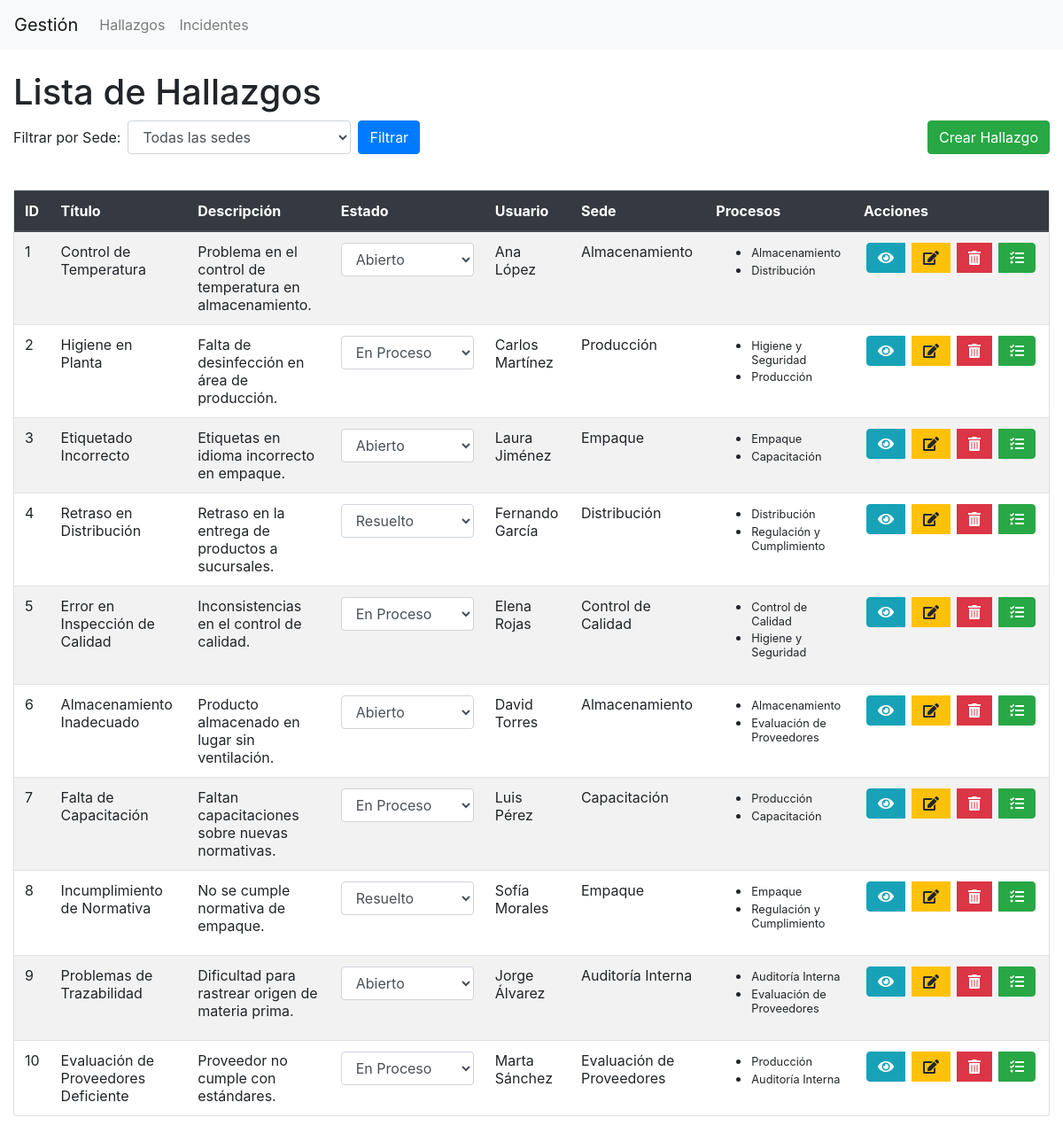
The page / on the database its author committed.
### tables this page shows
CREATE TABLE Hallazgo (
    id INT AUTO_INCREMENT PRIMARY KEY,       
    titulo VARCHAR(150) NOT NULL,            
    descripcion TEXT NOT NULL,               
    fecha_creacion TIMESTAMP DEFAULT CURRENT_TIMESTAMP,  
    fecha_actualizacion TIMESTAMP DEFAULT CURRENT_TIMESTAMP ON UPDATE CURRENT_TIMESTAMP,  
    id_estado INT,                           
    id_usuario INT,                          
    id_proceso_sede INT,                     
    isActive BOOLEAN NOT NULL DEFAULT TRUE,  
    FOREIGN KEY (id_estado) REFERENCES Estado(id),   
    FOREIGN KEY (id_usuario) REFERENCES Usuario(id),  
    FOREIGN KEY (id_proceso_sede) REFERENCES Proceso(id)  
);

CREATE TABLE Estado (
    id INT AUTO_INCREMENT PRIMARY KEY,   
    nombre VARCHAR(50) NOT NULL          
);

CREATE TABLE Usuario (
    id INT AUTO_INCREMENT PRIMARY KEY,   
    nombre VARCHAR(100) NOT NULL,        
    email VARCHAR(100) NOT NULL UNIQUE,  
    fecha_registro TIMESTAMP DEFAULT CURRENT_TIMESTAMP   
);

CREATE TABLE Proceso (
    id INT AUTO_INCREMENT PRIMARY KEY,   
    nombre VARCHAR(100) NOT NULL,        
    descripcion TEXT,                    
    fecha_creacion TIMESTAMP DEFAULT CURRENT_TIMESTAMP   
);

### controllers/HallazgoController.php (called while the page is built, shortened)
<?php
require_once 'models/HallazgoModel.php';
require_once 'models/ProcesoModel.php';
require_once 'models/EstadoModel.php';
class HallazgoController {
    private $model;
    private $estadoModel;
    public function __construct($pdo) {
        $this->model = new HallazgoModel($pdo);
        $this->estadoModel = new EstadoModel($pdo);
    }
    public function index() {
        $filtro_sede = isset($_GET['sede']) ? $_GET['sede']: null;
        $hallazgos = $this->model->getAll($filtro_sede);
        $estados = $this->estadoModel->getAll();
        require 'views/hallazgo/list.php';
    }
}
?>

### models/HallazgoModel.php (called while the page is built, shortened)
<?php
class HallazgoModel {
    private $pdo;
    public function __construct($pdo) {
        $this->pdo = $pdo;
    }
    public function getAll($filtro_sede = null) {
        $main_query = "
            SELECT h.*, e.nombre as estado_nombre, u.nombre as usuario_nombre, p.id as sede_id, p.nombre as sede_nombre
            FROM Hallazgo h
            LEFT JOIN Estado e ON h.id_estado = e.id
            LEFT JOIN Usuario u ON h.id_usuario = u.id
            LEFT JOIN Proceso p ON h.id_proceso_sede = p.id
            WHERE h.isActive = TRUE
        ";
        if($filtro_sede){
            $main_query .= "AND h.id_proceso_sede = ?";
            $stmt = $this->pdo->prepare($main_query);
            $stmt->execute([$filtro_sede]);
        }else{
            $stmt = $this->pdo->query($main_query);
        }
        $hallazgos = $stmt->fetchAll(PDO::FETCH_ASSOC);
        foreach ($hallazgos as &$hallazgo) {
            $hallazgo['procesos'] = $this->getProcesos($hallazgo['id']);
        }
        return $hallazgos;
    }
    public function getProcesos($hallazgo_id) {
        $stmt = $this->pdo->prepare("SELECT p.* FROM Proceso p INNER JOIN Hallazgo_Proceso hp ON p.id = hp.id_proceso WHERE hp.id_hallazgo = ?");
        $stmt->execute([$hallazgo_id]);
        return $stmt->fetchAll(PDO::FETCH_ASSOC);
    }
}
?>

### models/EstadoModel.php (called while the page is built, shortened)
<?php
class EstadoModel {
    private $pdo;
    public function __construct($pdo) {
        $this->pdo = $pdo;
    }
    public function getAll() {
        $stmt = $this->pdo->query("SELECT * FROM Estado");
        return $stmt->fetchAll(PDO::FETCH_ASSOC);
    }
}

### views/hallazgo/list.php (the view, shortened to what this page needs)
<?php include 'views/layout/header.php'; ?>
<!DOCTYPE html>
<html lang="es">
<head>
    <link rel="stylesheet" href="https://stackpath.bootstrapcdn.com/bootstrap/4.5.2/css/bootstrap.min.css">
    <link rel="stylesheet" href="https://cdnjs.cloudflare.com/ajax/libs/font-awesome/5.15.3/css/all.min.css">
    <link rel="stylesheet" href="assets/css/hallazgos.css">
</head>
<body>
    <div class="container-wide mt-4 mb-5">
        <h1>Lista de Hallazgos</h1>
        <div class="row mb-4">
            <div class="col-md-6">
                <form action="index.php" method="GET" class="form-inline">
                    <div class="form-group mr-2">
                        <label for="sede" class="mr-2">Filtrar por Sede:</label>
                        <select class="form-control" id="sede" name="sede">
                            <option value="">Todas las sedes</option>
                        </select>
                    </div>
                    <button type="submit" class="btn btn-primary">Filtrar</button>
                </form>
            </div>
            <div class="col-md-6 text-right">
                <a href="index.php?entity=hallazgo&action=create" class="btn btn-success">Crear Hallazgo</a>
            </div>
        </div>
        <div class="card">
            <table class="table table-striped table-hover mb-0">
                <thead class="thead-dark">
                    <tr>
                        <th>ID</th>
                        <th>Título</th>
                        <th>Descripción</th>
                        <th>Estado</th>
                        <th>Usuario</th>
                        <th>Sede</th>
                        <th>Procesos</th>
                        <th>Acciones</th>
                    </tr>
                </thead>
                <tbody>
                    <?php if (empty($hallazgos)): ?>
                        <tr>
                            <td colspan="8" class="text-center py-4">No se encontraron hallazgos</td>
                        </tr>
                    <?php else: ?>
                        <?php foreach ($hallazgos as $hallazgo): ?>
                            <tr id="hallazgo-row-<?= $hallazgo['id'] ?>">
                                <td><?= $hallazgo['id'] ?></td>
                                <td><?= $hallazgo['titulo'] ?></td>
                                <td><?= $hallazgo['descripcion'] ?></td>
                                <td>
                                    <div class="estado-container">
                                        <select class="form-control estado-select"
                                            data-hallazgo-id="<?= $hallazgo['id'] ?>"
                                            aria-label="Cambiar estado">
                                            <?php foreach ($estados as $estado): ?>
                                                <option value="<?= $estado['id'] ?>" <?= ($estado['id'] == $hallazgo['id_estado']) ? 'selected' : '' ?>>
                                                    <?= $estado['nombre'] ?>
                                                </option>
                                            <?php endforeach; ?>
                                        </select>
                                    </div>
                                </td>
                                <td><?= $hallazgo['usuario_nombre'] ?></td>
                                <td><?= $hallazgo['sede_nombre'] ?? 'No asignada' ?></td>
                                <td>
                                    <ul>
                                        <?php foreach ($hallazgo['procesos'] as $proceso): ?>
                                            <li><small><?= $proceso['nombre'] ?></small></li>
                                        <?php endforeach; ?>
                                    </ul>
                                </td>
                                <td>
                                    <div class="btn-group btn-group-action" role="group">
                                        <a href="index.php?entity=hallazgo&action=show&id=<?= $hallazgo['id'] ?>" class="btn btn-info btn-action" title="Ver">
                                            <i class="fas fa-eye"></i>
                                        </a>
                                        <a href="index.php?entity=hallazgo&action=edit&id=<?= $hallazgo['id'] ?>" class="btn btn-warning btn-action" title="Editar">
                                            <i class="fas fa-edit"></i>
                                        </a>
                                        <a href="index.php?entity=hallazgo&action=delete&id=<?= $hallazgo['id'] ?>" class="btn btn-danger btn-action" title="Eliminar" onclick="return confirm('¿Está seguro de eliminar este hallazgo?')">
                                            <i class="fas fa-trash-alt"></i>
                                        </a>
                                        <a href="index.php?entity=hallazgo&action=planes_accion&id=<?= $hallazgo['id'] ?>" class="btn btn-success btn-action" title="Planes de acción">
                                            <i class="fas fa-tasks"></i>
                                        </a>
                                    </div>
                                </td>
                            </tr>
                        <?php endforeach; ?>
                    <?php endif; ?>
                </tbody>
            </table>
        </div>
    </div>
</body>
</html>

### index.php
<?php
require_once 'config.php';
$entity = $_GET['entity'] ?? 'hallazgo';
$action = $_GET['action'] ?? 'index';
$id = $_GET['id'] ?? null;
if ($entity === 'incidente') {
    require_once 'controllers/IncidenteController.php';
    $controller = new IncidenteController($pdo);
    if ($action === 'planes_accion' && $id) {
        if ($_SERVER['REQUEST_METHOD'] === 'POST') {
            if (isset($_POST['action_plan']) && $_POST['action_plan'] === 'create') {
                $controller->insertPlanAccion($id, $_POST);
            } elseif (isset($_POST['action_plan']) && $_POST['action_plan'] === 'edit') {
                $id_plan_accion = $_POST['id_plan_accion'];
                $controller->updatePlanAccion($id, $id_plan_accion, $_POST);
            }
        } elseif (isset($_GET['delete_plan']) && $_GET['delete_plan']) {
            $id_plan_accion = $_GET['delete_plan'];
            $controller->deletePlanAccion($id, $id_plan_accion);
        } else {
            $controller->planesAccion($id);
        }
    } else {
        if ($action === 'create' && $_SERVER['REQUEST_METHOD'] === 'POST') {
            $controller->insert($_POST);
        } elseif ($action === 'edit' && $id && $_SERVER['REQUEST_METHOD'] === 'POST') {
            $controller->update($id, $_POST);
        } elseif ($action === 'delete' && $id) {
            $controller->delete($id);
        } elseif ($action === 'show' && $id) {
            $controller->show($id);
        } elseif ($action === 'create') {
            $controller->create();
        } elseif ($action === 'edit' && $id) {
            $controller->edit($id);
        } else {
            $controller->index();
        }
    }
} else {
    require_once 'controllers/HallazgoController.php';
    $controller = new HallazgoController($pdo);
    if ($action === 'planes_accion' && $id) {
        if ($_SERVER['REQUEST_METHOD'] === 'POST') {
            if (isset($_POST['action_plan']) && $_POST['action_plan'] === 'create') {
                $controller->insertPlanAccion($id, $_POST);
            } elseif (isset($_POST['action_plan']) && $_POST['action_plan'] === 'edit') {
                $id_plan_accion = $_POST['id_plan_accion'];
                $controller->updatePlanAccion($id, $id_plan_accion, $_POST);
            }
        } elseif (isset($_GET['delete_plan']) && $_GET['delete_plan']) {
            $id_plan_accion = $_GET['delete_plan'];
            $controller->deletePlanAccion($id, $id_plan_accion);
        } else {
            $controller->planesAccion($id);
        }
    }else {
        if ($action === 'updateEstado' && $id && $_SERVER['REQUEST_METHOD'] === 'POST') {
            $controller->updateEstado($id, $_POST);
        }
        elseif ($action === 'create' && $_SERVER['REQUEST_METHOD'] === 'POST') {
            $controller->insert($_POST);
        } elseif ($action === 'edit' && $id && $_SERVER['REQUEST_METHOD'] === 'POST') {
            $controller->update($id, $_POST);
        } elseif ($action === 'delete' && $id) {
            $controller->delete($id);
        } elseif ($action === 'show' && $id) {
            $controller->show($id);
        } elseif ($action === 'create') {
            $controller->create();
        } elseif ($action === 'edit' && $id) {
            $controller->edit($id);
        } else {
            $controller->index();
        }
    }
}
?>

### views/layout/header.php
<nav class="navbar navbar-expand-lg navbar-light bg-light">
    <a class="navbar-brand" href="index.php">Gestión</a>
    <div class="collapse navbar-collapse">
        <ul class="navbar-nav mr-auto">
            <li class="nav-item <?= ($entity === 'hallazgo') ? 'active' : '' ?>">
                <a class="nav-link" href="index.php?entity=hallazgo&action=index">Hallazgos</a>
            </li>
            <li class="nav-item <?= ($entity === 'incidente') ? 'active' : '' ?>">
                <a class="nav-link" href="index.php?entity=incidente&action=index">Incidentes</a>
            </li>
        </ul>
    </div>
</nav>

### assets/css/hallazgos.css (style rules this page uses)
.container-wide { max-width: 1300px; margin-left: auto; margin-right: auto; padding-left: 15px; padding-right: 15px; }
.estado-container { display: flex; align-items: center; min-width: 150px; }
.estado-select { flex-grow: 1; }
.btn-action { padding: 8px 12px; margin: 0 3px; border-radius: 4px; }
.btn-group-action { display: flex; gap: 5px; }

### rows shown on the page
hallazgo: id "1", titulo "Control de Temperatura", descripcion "Problema en el control de temperatura en almacenamiento.", id_estado+id "Abierto", id_usuario.nombre "Ana López", id_proceso_sede.nombre "Almacenamiento"
proceso: nombre "Almacenamiento"
proceso: nombre "Distribución"
hallazgo: id "2", titulo "Higiene en Planta", descripcion "Falta de desinfección en área de producción.", id_estado+id "En Proceso", id_usuario.nombre "Carlos Martínez", id_proceso_sede.nombre "Producción"
proceso: nombre "Higiene y Seguridad"
proceso: nombre "Producción"
hallazgo: id "3", titulo "Etiquetado Incorrecto", descripcion "Etiquetas en idioma incorrecto en empaque.", id_estado+id "Abierto", id_usuario.nombre "Laura Jiménez", id_proceso_sede.nombre "Empaque"
proceso: nombre "Empaque"
proceso: nombre "Capacitación"
hallazgo: id "4", titulo "Retraso en Distribución", descripcion "Retraso en la entrega de productos a sucursales.", id_estado+id "Resuelto", id_usuario.nombre "Fernando García", id_proceso_sede.nombre "Distribución"
proceso: nombre "Regulación y Cumplimiento"
hallazgo: id "5", titulo "Error en Inspección de Calidad", descripcion "Inconsistencias en el control de calidad.", id_estado+id "En Proceso", id_usuario.nombre "Elena Rojas", id_proceso_sede.nombre "Control de Calidad"
proceso: nombre "Control de Calidad"
hallazgo: id "6", titulo "Almacenamiento Inadecuado", descripcion "Producto almacenado en lugar sin ventilación.", id_estado+id "Abierto", id_usuario.nombre "David Torres", id_proceso_sede.nombre "Almacenamiento"
proceso: nombre "Evaluación de Proveedores"
hallazgo: id "7", titulo "Falta de Capacitación", descripcion "Faltan capacitaciones sobre nuevas normativas.", id_estado+id "En Proceso", id_usuario.nombre "Luis Pérez", id_proceso_sede.nombre "Capacitación"
hallazgo: id "8", titulo "Incumplimiento de Normativa", descripcion "No se cumple normativa de empaque.", id_estado+id "Resuelto", id_usuario.nombre "Sofía Morales", id_proceso_sede.nombre "Empaque"
hallazgo: id "9", titulo "Problemas de Trazabilidad", descripcion "Dificultad para rastrear origen de materia prima.", id_estado+id "Abierto", id_usuario.nombre "Jorge Álvarez", id_proceso_sede.nombre "Auditoría Interna"
proceso: nombre "Auditoría Interna"
hallazgo: id "10", titulo "Evaluación de Proveedores Deficiente", descripcion "Proveedor no cumple con estándares.", id_estado+id "En Proceso", id_usuario.nombre "Marta Sánchez", id_proceso_sede.nombre "Evaluación de Proveedores"
